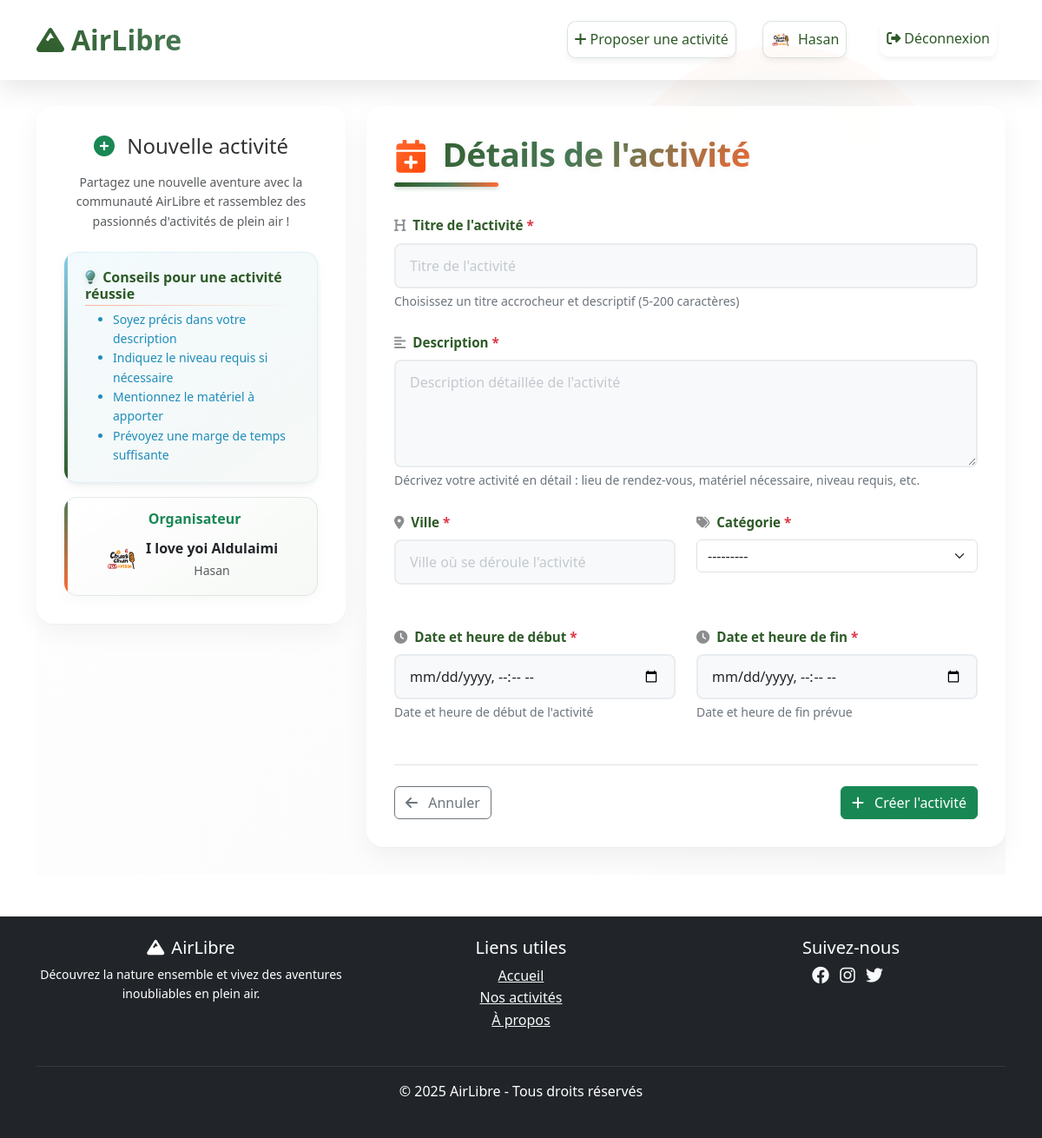
The app's page /activities/add/ (signed in) with its own data.
### activities/models.py (models this page shows, shortened)
class User(AbstractUser):
    avatar = models.ImageField(
        upload_to=avatar_upload_path,
        blank=True,
        null=True,
        help_text="Téléchargez une image pour votre avatar (JPG, PNG, GIF ou WebP - 2MB max)",
        validators=[validate_avatar_extension, validate_avatar_size]
    )
    bio = models.TextField(
        verbose_name="Biographie",
        blank=True,
        null=True,
        help_text="Parlez-nous un peu de vous (optionnel).",
        max_length=500
    )
    class Meta:
        ordering = ['username']
        verbose_name = "Utilisateur"
        verbose_name_plural = "Utilisateurs"

### activities/views.py (the view)
        def wrapped_view(request, *args, **kwargs):
            if not request.user.is_authenticated:
                return redirect_to_login_with_message(request, message)
            return view_func(request, *args, **kwargs)

### activities/models.py (called while the page is built)
    def __str__(self):
        return str(self.name)

### activities/views.py (called while the page is built)
def custom_login_required(message="Vous devez être connecté pour accéder à cette page."):
    def decorator(view_func):
        def wrapped_view(request, *args, **kwargs):
            if not request.user.is_authenticated:
                return redirect_to_login_with_message(request, message)
            return view_func(request, *args, **kwargs)
        return wrapped_view
    return decorator

@custom_login_required("Vous devez être connecté pour créer une activité.")
def add_activity(request):
    if request.method == 'POST':
        form = addNewActivity(request.POST)
        if form.is_valid():
            new_activity = form.save(commit=False)
            new_activity.proposer = request.user
            new_activity.save()
            form.save_m2m()  # Pour sauvegarder les relations ManyToMany
            messages.success(request, "Nouvelle activité ajoutée avec succès!")
            return redirect('activity_detail', activity_id=new_activity.id)
        else:
            messages.error(request, "Veuillez corriger les erreurs ci-dessous.")
    else:
        form = addNewActivity()
    return render(request, 'activities/add_activity.html', {'form': form})

### activities/templates/activities/add_activity.html (shortened to what this page needs)
{% extends "base.html" %}
{% load static %}
{% block content %}
<section class="container page-add-activity" aria-labelledby="main-heading">
    <div class="edit-profile-section fade-in-up">
        <div class="row">
            <div class="col-lg-4" role="complementary" aria-labelledby="sidebar-heading">
                <div class="filters-card">
                    <div class="text-center mb-4">
                        <h1 id="main-heading" class="h4 mb-3">
                            <i class="fas fa-plus-circle me-2 text-success" aria-hidden="true"></i>
                            Nouvelle activité
                        </h1>
                        <p class="text-muted small">
                            Partagez une nouvelle aventure avec la communauté AirLibre et rassemblez des passionnés
                            d'activités de plein air !
                        </p>
                    </div>
                    <div class="alert alert-info" role="region" aria-labelledby="activity-tips-heading">
                        <h6 id="activity-tips-heading" class="alert-heading mb-2">
                            <i class="fas fa-lightbulb me-1" aria-hidden="true"></i>
                            Conseils pour une activité réussie
                        </h6>
                        <ul class="mb-0 small">
                            <li>Soyez précis dans votre description</li>
                            <li>Indiquez le niveau requis si nécessaire</li>
                            <li>Mentionnez le matériel à apporter</li>
                            <li>Prévoyez une marge de temps suffisante</li>
                        </ul>
                    </div>
                    <div class="card border-success bg-light">
                        <div class="card-body text-center">
                            <h6 class="card-title text-success">
                                Organisateur
                            </h6>
                            <div class="d-flex align-items-center justify-content-center">
                                {% if user.avatar %}
                                <img src="{{ user.avatar.url }}" alt="Avatar de {{ user.username }}" class="avatar me-2"
                                    style="width: 40px; height: 40px;">
                                {% else %}
                                <div class="avatar me-2 d-flex align-items-center justify-content-center"
                                    style="width: 40px; height: 40px; background: #e9ecef;" aria-hidden="true">
                                    <i class="fas fa-user text-muted"></i>
                                </div>
                                {% endif %}
                                <div>
                                    <div class="fw-bold">{{ user.get_full_name|default:user.username }}</div>
                                    <small class="text-muted">{{ user.username }}</small>
                                </div>
                            </div>
                        </div>
                    </div>
                </div>
            </div>
            <div class="col-lg-8" role="main">
                <div class="filters-card">
                    <div class="d-flex justify-content-between align-items-center mb-4">
                        <h2 id="form-heading" class="edit-profile-title">
                            <i class="fas fa-calendar-plus me-2" aria-hidden="true"></i>
                        </h2>
                    </div>
                    <form id="main-form" method="post" novalidate aria-labelledby="form-heading" aria-describedby="form-description">
                        <div class="mb-4">
                            <label for="{{ form.title.id_for_label }}" class="form-label">
                                <i class="fas fa-heading me-1 text-muted" aria-hidden="true"></i>
                                {{ form.title.label }}
                                <span class="text-danger" aria-label="obligatoire">*</span>
                            </label>
                            {{ form.title }}
                            <div id="{{ form.title.id_for_label }}-help" class="form-text">
                                Choisissez un titre accrocheur et descriptif (5-200 caractères)
                            </div>
                        </div>
                        <div class="mb-4">
                            <label for="{{ form.description.id_for_label }}" class="form-label">
                                <i class="fas fa-align-left me-1 text-muted" aria-hidden="true"></i>
                                {{ form.description.label }}
                                <span class="text-danger" aria-label="obligatoire">*</span>
                            </label>
                            {{ form.description }}
                            <div id="{{ form.description.id_for_label }}-help" class="form-text">
                                Décrivez votre activité en détail : lieu de rendez-vous, matériel nécessaire, niveau
                                requis, etc.
                            </div>
                        </div>
                        <fieldset class="mb-4">
                            <div class="row">
                                <div class="col-md-6 mb-4">
                                    <label for="{{ form.location_city.id_for_label }}" class="form-label">
                                        <i class="fas fa-map-marker-alt me-1 text-muted" aria-hidden="true"></i>
                                        {{ form.location_city.label }}
                                        <span class="text-danger" aria-label="obligatoire">*</span>
                                    </label>
                                    {{ form.location_city }}
                                </div>
                                <div class="col-md-6 mb-4">
                                    <label for="{{ form.category.id_for_label }}" class="form-label">
                                        <i class="fas fa-tags me-1 text-muted" aria-hidden="true"></i>
                                        {{ form.category.label }}
                                        <span class="text-danger" aria-label="obligatoire">*</span>
                                    </label>
                                    {{ form.category }}
                                </div>
                            </div>
                        </fieldset>
                        <fieldset class="mb-4">
                            <div class="row">
                                <div class="col-md-6 mb-4">
                                    <label for="{{ form.start_time.id_for_label }}" class="form-label">
                                        <i class="fas fa-clock me-1 text-muted" aria-hidden="true"></i>
                                        {{ form.start_time.label }}
                                        <span class="text-danger" aria-label="obligatoire">*</span>
                                    </label>
                                    {{ form.start_time }}
                                    <div id="{{ form.start_time.id_for_label }}-help" class="form-text">
                                        Date et heure de début de l'activité
                                    </div>
                                </div>
                                <div class="col-md-6 mb-4">
                                    <label for="{{ form.end_time.id_for_label }}" class="form-label">
                                        <i class="fas fa-clock me-1 text-muted" aria-hidden="true"></i>
                                        {{ form.end_time.label }}
                                        <span class="text-danger" aria-label="obligatoire">*</span>
                                    </label>
                                    {{ form.end_time }}
                                    <div id="{{ form.end_time.id_for_label }}-help" class="form-text">
                                        Date et heure de fin prévue
                                    </div>
                                </div>
                            </div>
                        </fieldset>
                        <div class="d-flex justify-content-between align-items-center mt-4 pt-4 border-top" role="group" aria-label="Actions du formulaire">
                            <a href="{% url 'activity_list' %}" class="btn btn-outline-secondary" role="button"
                               aria-describedby="cancel-help">
                                <i class="fas fa-arrow-left me-2" aria-hidden="true"></i>
                                Annuler
                            </a>
                            <button type="submit" class="btn btn-success" aria-describedby="submit-help">
                                <i class="fas fa-plus me-2" aria-hidden="true"></i>
                                Créer l'activité
                            </button>
                        </div>
                    </form>
                </div>
            </div>
        </div>
    </div>
</section>
{% endblock %}

### activities/templates/partials/_navbar.html (shortened to what this page needs)
<nav class="navbar navbar-expand-lg" role="navigation" aria-label="Navigation principale" id="navigation">
    <div class="container">
        <a class="navbar-brand" href="/" aria-label="AirLibre - Retour à l'accueil">
            <i class="fas fa-mountain me-2" aria-hidden="true"></i>AirLibre
        </a>
        <div class="collapse navbar-collapse" id="navbarNav">
            <ul class="navbar-nav ms-auto" role="menubar">
                {% if user.is_authenticated %}
                <li class="nav-item">
                    <a class="nav-link" href="{% url 'add_activity' %}" role="menuitem"
                        aria-label="Proposer une nouvelle activité">
                        <i class="fas fa-plus me-1" aria-hidden="true"></i>Proposer une activité
                    </a>
                </li>
                <li class="nav-item d-flex align-items-center me-2" role="none">
                    <a href="{% url 'profile' %}" class="nav-link" role="menuitem"
                        aria-label="Accéder à mon profil utilisateur">
                        {% if user.avatar %}
                            <img src="{{ user.avatar.url }}" alt="Avatar de {{ user.username }}" class="rounded-circle me-1" width="24" height="24">
                        {% else %}
                            <i class="fas fa-user-circle me-1" aria-hidden="true"></i>
                        {% endif %}
                        {{ user.username }}
                    </a>
                </li>
                <li class="nav-item" role="none">
                    <form method="post" action="{% url 'logout' %}" class="d-inline">
                        <button type="submit" class="nav-link border-0 bg-transparent" role="menuitem"
                            aria-label="Se déconnecter de mon compte">
                            <i class="fas fa-sign-out-alt me-1" aria-hidden="true"></i>Déconnexion
                        </button>
                    </form>
                </li>
                {% endif %}
            </ul>
        </div>
    </div>
</nav>

### records on screen
User: avatar (picture), username "Hasan", get_full_name "I love yoi Aldulaimi"
